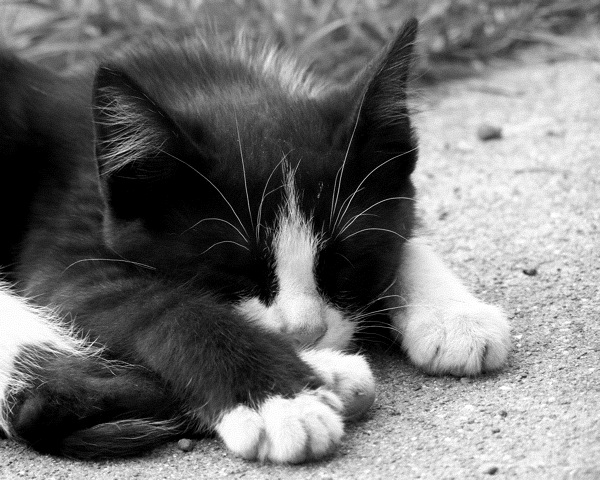
#> input picture img/kitten.jpeg, 600 x 480 px, found by its file name
$ jupyter execute --allow-errors dsp_theory_15_wavelets.ipynb   (shell and % lines are left out)
#> lines starting #> are read from the running program, lines starting #| are printed output that depends on the picture
# Цифровая обработка сигналов - Лекция 15

# Тема: Вейвлет-преобразования

Как было замечено в предыдущих лекциях, у оконного преобразования Фурье есть одно ограничение: разрешение по времени/частоте у него остается фиксированным и зависит от ширины окна. Но что если мы хотим получить разное разрешение для разных частотных полос? Для такой задачи понадобится вейвлет-преобразование.

**Вейвлет-преобразование** — интегральное преобразование, представляющее собой свертку вейвлет-функции с сигналом. Вейвлет-преобразование похоже на оконное преобразование Фурье, так как переводит сигнал из временного представления в частотно-временное.

**Wavelet** дословно переводится как "*короткая (маленькая) волна*". Вейвлет это волнообразная функция с быстро затухающей амплитудой и нулевым средним.

Вейвлеты преобразует функцию в двумерную поверхность:

$$ y(t) \to T(t, f) \tag{15.1}$$

где $T(t, f)$ - вклад частоты $f$ в момент времени $t$ в сигнале.

Чтобы произвольная функция $\Phi(t)$ могла считаться вейвлет-функцией, она должна удовлетворять двум условиям:
1. **Иметь нулевое среднее:**
$$\int\limits_{-\infty}^\infty \Phi(t)\mathrm{dt} = 0 \tag{15.2}$$

то есть не иметь компоненты нулевой частоты.

2. **Иметь ограниченную энергию:**
$$\int\limits_{-\infty}^\infty |\Phi(t)|^2\mathrm{dt} < \infty  \tag{15.3}$$

то есть быть локализованной во времени, *не бесконечной*.

Рассмотрим и визуализируем несколько популярных вейвлет-функций.
- **Гауссов вейвлет:**
$$\Phi_{a}(t) = (\frac{2}{\pi a^2})^{\frac{1}{4}}e(-\frac{t^2}{a^2} -jt) \text{,  где  } a = \frac{\omega}{\sigma}  \tag{15.4}$$

- **Вейвлет Хаара:**
$$
\Phi(t)
=
\begin{cases}
1, \text{ if } t \in [0; \frac{1}{2})\\
-1, \text{ if } t \in [\frac{1}{2}; 1)\\
0, \text{ if } t \notin [0; 1)
\end{cases}
\tag{15.5}$$

- **Мексиканская шляпа:**
$$\Phi(t) = \frac{2}{\sqrt{3\sigma}\pi^\frac{1}{4}}\left[1 - (\frac{t}{\sigma})^2\right]e^{-\frac{t^2}{2\sigma^2}} \tag{15.6}$$

- **Морлет:**
$$\Phi(t) = ke^{j\omega_{0}t} e^{-\frac{t^2}{2}} \tag{15.7}$$

[cell 1]
import numpy as np
import matplotlib.pyplot as plt

В python есть библиотека **pyWavelets**, позволяющая легко вычислять вейвлет-преобразования. Библиотека содержит реализации множества вейвлет-функций из различных семейств, как дискретных, так и непрерывных.

[cell 2]
import pywt

# All wavelet families available in pywt
pywt.families(short=False)

[cell 3]
# Haar wavelet
_, haar, _ = pywt.Wavelet('haar').wavefun()

# Gaussian wavelet
gauss, _ = pywt.ContinuousWavelet('gaus8').wavefun()

# Morlet wavelet
morlet, _ = pywt.ContinuousWavelet('morl').wavefun()

# Mexican hat
mex_hat, _ = pywt.ContinuousWavelet('mexh').wavefun()

# Plot wavelet functions
wavelets = [haar, gauss, morlet, mex_hat]
titles = ['Haar', 'Gaussian', 'Morlet', 'Mexican hat']

fig = plt.figure(figsize=(12, 6), dpi=80)
for i, sig in enumerate(wavelets):
    plt.subplot(2, 2, i+1)
    plt.ylabel('Amplitude')
    plt.title(titles[i])
    plt.plot(sig)
    plt.xlabel('Time')
    plt.grid()
plt.tight_layout()
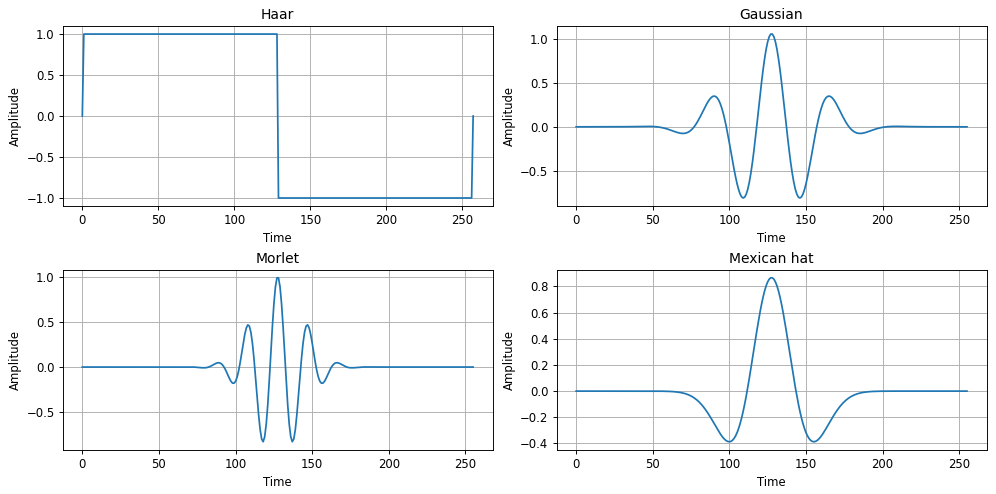
#> figure drawn by matplotlib, 4 panels; panel 1: curve peaks at x = 1, y = 1; panel 2: curve peaks at x = 127, y = 1.05; panel 3: curve peaks at x = 127, y = 0.987; panel 4: curve peaks at x = 127, y = 0.866

Так как морлет является комплексной функцией и имеет как вещественную, так и мнимую часть, для примера рассмотрим его в 3D (иозбражение интерактивное).

[cell 4]
from scipy import signal

fs = 500
n_cycles = 5
freq = 5
scaling = 1.0
wavelet_len = int(n_cycles * fs / freq)
#> (the rest of this cell did not finish here and is left out)

Вейвлеты, используемые в вейвлет-преобразовании, получаются с помощью сдвига и масштабирования базовой вейвлет-функции (**материнского вейвлета**) наподобие рассмотренных выше.

- **Масштабирование вейвлета:**

$$\Phi_{a}(t) = \Phi(\frac{t}{a}) \tag{15.8}$$

$a$ - коэффициент масштабирования.

Как видно из формулы, шкала вейвлета обратно пропорционально его частоте. Растянутые вейвлеты (с низкой частотой) помогают улавливать медленные изменения в сигнале; сжатые вейвлеты (с высокой частотй), наоборот - быстрые изменения.
Ниже показан один вейвлет с разным масштабом (частотой).

[cell 5]

w = pywt.Wavelet('sym3')
(phi, psi, x) = w.wavefun(level=3)
(phi2, psi2, x2) = w.wavefun(level=5)
phi = np.append(phi, np.zeros(120))
f, (ax1, ax2) = plt.subplots(1, 2, sharex=True, figsize=(12, 4), dpi=80)
ax1.plot(phi)
ax1.grid()
ax2.plot(phi2)
ax2.grid()
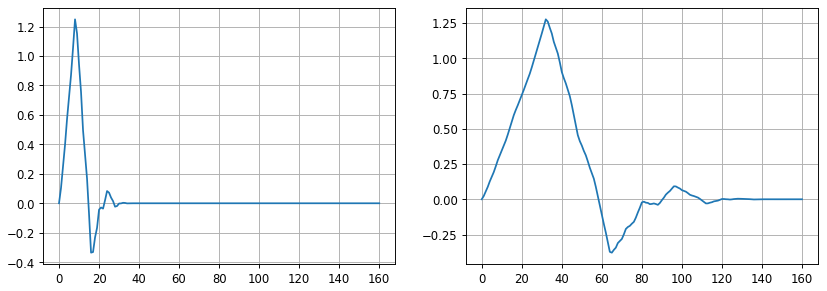
#> figure drawn by matplotlib, 2 panels; panel 1: curve peaks at x = 8, y = 1.25; panel 2: curve peaks at x = 32, y = 1.28

Видно, что с уменьшением частоты вейвлет становится более растянутым по времени, и наоборот.

- **Сдвиг вейвлета:**

$$\Phi_{b}(t) = \Phi(t - b) \tag{15.9}$$

С изменением параметра сдвига $b$ базовый вейвлет сдвигается по оси $X$, позволяя захватить сигнал на всей его протяженности. Ниже приведена иллюстрация сдвига вейвлета вдоль сигнала.

[cell 6]
from ipywidgets import *
import numpy as np
import matplotlib.pyplot as plt

ns = 1024
time = np.arange(ns)
morlet, smh = pywt.ContinuousWavelet('morl').wavefun()

x = np.linspace(0, 5 * np.pi, 256)
fig = plt.figure()
plt.grid()
line, = plt.plot(morlet)
line2, = plt.plot(np.cos(4 * x))


def update(w = 1.0):
    line.set_xdata(range(round(20 * w), round(20 * w) + len(morlet)))
    fig.canvas.draw_idle()

#> (the rest of this cell did not finish here and is left out)

Таким образом, вейвлеты, получаемые преобразование материнского вейвлета, выглядт следующим образом:
$$\Phi_{a, b}(t) = \Phi(\frac{t - b}{a}) \tag{15.10}$$
Меняя параметры сдвига и масштаба, мы можем проанализировать, какие частоты присутствуют в сигнале в определенный момент времени.

## Непрерывное и дискретное вейвлет-преобразование

Вейвлет-преобразование задается как свертка сигнала и материнского вейвлета $\Phi_{a, b}$ с различными параметрами мастштаба $a$ и сдвига $b$. По сути мы в каждый момент времени $t$ оценивает кросс-корреляцию сигнала и вейвлета определенной частоты; полученное значение будет максимальным по модулю там, где частоты вейвлета и сигнала совпадают.

Есть два вида вейвлет-преобразований: непрерывное и дискретное. Они различаютcя тем, что для непрерывного преобразования масштаб $a$ и сдвиг $b$ являются непрерывными, следовательно, есть бесконечное количество вейвлетов с разным масштабом и сдвигом.
Дискретное преобразование, наоборот, использует конечное множество вейвлетов, полученных из конечного множества значений сдвига и масштаба.

- **Непрерывное вейвлет-преобразование**

$$T(a, b) = \frac{1}{\sqrt{a}}\int\limits_{-\infty}^\infty y(t)\hat{\Phi}_{a, b}(t)\mathrm{dt} = \frac{1}{\sqrt{a}}\int\limits_{-\infty}^\infty y(t)\hat{\Phi}(\frac{t - b}{a})\mathrm{dt} \tag{15.11}$$

где $\hat{\Phi}_{a, b}(t)$ - функция комплексной переменной.

Вейвлет-преобразлвание $T(a, b)$ показывает, насколько материнский вейвлет $\Phi_{a, b}(t)$ с частотой $\frac{t}{a}$ в определенный момент времени $t - b$ *похож на исходный сигнал*. Когда частота вейвлета близка к частоте сигнала, они совпадают.

Амплитуда у этой осциллирующей функции будет самой большой там, где частоты вейвлета и сигнала полностью совпадают.
Вещественная часть - вклад определенной частоты в определенный момент времени.

- **Дискретное вейвлет-преобразование**
$$T(a, b) = \int\limits_{-\infty}^\infty y(t)\Phi_{a, b}(t)\mathrm{dt} = \int\limits_{-\infty}^\infty y(t)\Phi(\frac{t - b}{a})\mathrm{dt} \tag{15.12}$$

Рассмотрим, как работает непрерывное вейвлет-преобразование, на примере сложного сигнала, состояющего из наложения колебаний различной частоты. Для этого визуализируем скейлограмму вейвлет-преобразования.

**Скейлограмма** показывает результат вейвлет-преобразования над сигналом. По оси $X$ на скейлограме откладывается время, а по оси $Y$ - шкала (то есть масштаб) вейвлета.

[cell 7]
# Установка библиотеки scaleogram для работы со скейлограммами
%cd scaleogram
%cd ..

[cell 8]
import librosa
from IPython.display import Audio

# Example file
#> (the rest of this cell did not finish here and is left out)

[cell 9]
import scaleogram as scg

# Range of scales to perform the transform
#> (the rest of this cell did not finish here and is left out)

Как видно из графика, вейвлет-преобразование позволяет получить информацию о том, какие частоты присутствуют в сигнале в каждый момент времени.

## Time-Frequency trade-off

Как и в случае с оконным преобразованием Фурье, справедлив принцип неопределенности, согласно которому мы можем получить хорошее разрешение либо по времени, либо по частоте. Однако у вейвлет-преобразований есть одна особенность.

В отличе от оконного преобразования Фурье, у которого разрешение по времени и частоте остается постоянным (при неменяющемся размере окна), у вейвлет-преобразований **разрешение зависит от шкалы (то есть частоты) вейвлета**.

Ниже приведены графики **uncertainty boxes** для сигнала во временной области и трех видов преобразований: Фурье, оконного преобразования Фурье и вейвлет-преобразования. Грани прямоугольников показывают, каким количеством информации об одной характеристике мы жертвуем, чтобы получить информацию о другой характеристике. Видно ключевое отличие вейвлет-преобразования: разрешение не является фиксированным и зависит от частоты.

[cell 10]
from IPython.display import Image

Image(filename='../img/Comparisonoftransformations.jpeg')

Во временной области у нас есть вся информация о времени, однако полностью отсутствует информация о частоте; в частнотной области - наоборот.

В оконном преобразовании Фурье разрешение по времени и по частоте остается постоянным, а в случае с вейвлет-преобразованием разрешение меняется: на низких частотах у нас высокое разрешение по частоте, и низкое по времени, на высоких частотах - наоборот.

Это логично, так как низкие частоты длятся продолжительное количество времени, поэтому точное разрешение по времени не так важно, а вот небольшой сдвиг по частоте (2 Гц вместо 1) может значительно изменить ситуацию. И наборот, высокие частоты локализованы на маленьком отрезке времени, поэтому нам важно высокое разрешение по времени, а конкретное значение частоты (500 или 501 Гц) становится менее принципально.

## Вейвлет-преобразования для изображений

Так как изображения являются 2D-данными, мы можем отдельно посчитать одномерное вейвлет-преобразование для строк и для столбцов.
Вейвлет-преобразования позволяют разделить информацию, представленную на картинке, на две части: аппроксимации и детали (подсигналы).

Сигнал проходит через 2 фильтра: фильтр верхних частот и нижних частот. Полученные компоненты высокой частоты это детали, а низкой - аппроксимации.

Сначала фильтры высоких и низких частот применяются к изображению построчно, выходные сигналы из этих фильтров даунсемплятся. Затем к полученным сигналам по столбцам применяются фильтры верхних и. нижних частот и снова производится даунсемплинг.

[cell 11]
Image(filename='../img/DWT-decomposition.png')

*Источник: [Parida et al. , 2017. Wavelet based transition region extraction for image segmentation. Future Computing and Informatics Journal](https://www.researchgate.net/publication/321305814_Wavelet_based_transition_region_extraction_for_image_segmentation)*

Тогда мы получим 4 набора коэффициентов: аппроксимация, горизонтальные детали изображения, вертикальные детали изображения и диагональные детали изображения.

Рассмотрим преобразование изображений на примере.

[cell 12]
import cv2

image = cv2.imread('../img/kitten.jpeg')
#> image is the input picture: shape (480, 600, 3); min 0, max 255, mean 115.6
plt.imshow(image)
plt.title('Original image')
plt.show()

[cell 13]
# Wavelet transform of image, and plot approximation and details
titles = ['Approximation', ' Horizontal detail',
          'Vertical detail', 'Diagonal detail']
coeffs2 = pywt.dwt2(image[:, :, 0], 'bior1.3')
LL, (LH, HL, HH) = coeffs2
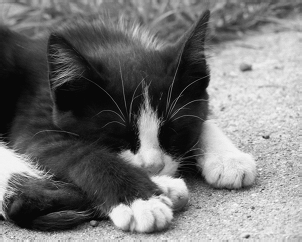
#> LL: shape (242, 302) float64; min -17.51, max 530.2, mean 232.6; drawn with min black and max white
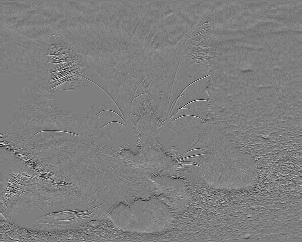
#> LH: shape (242, 302) float64; min -136.9, max 138.8, mean 0; drawn with min black and max white
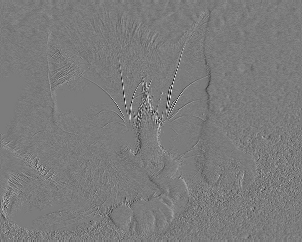
#> HL: shape (242, 302) float64; min -145, max 153.1, mean -0.3; drawn with min black and max white
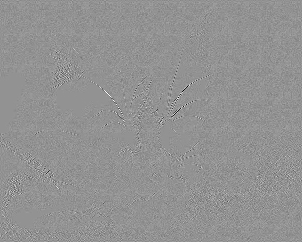
#> HH: shape (242, 302) float64; min -130.5, max 96.5, mean 0; drawn with min black and max white
fig = plt.figure(figsize=(10, 8))
for i, a in enumerate([LL, LH, HL, HH]):
    ax = fig.add_subplot(2, 2, i + 1)
    ax.imshow(a, interpolation="nearest", cmap=plt.cm.gray)
    ax.set_title(titles[i], fontsize=10)
    ax.set_xticks([])
    ax.set_yticks([])
#> this loop made 4 passes

fig.tight_layout()
plt.show()

Можно делать несколько последовательных вейвлет-преобразований подряд. Тогда на каждом уровне последующем уровне раскладываться будет только аппроксимация с предыдущего уровня. Рассмотрим на примере трехуровневое вейвлет-преобразование.

[cell 14]
from pywt._doc_utils import wavedec2_keys, draw_2d_wp_basis

x = pywt.data.camera().astype(np.float32)
shape = x.shape

max_lev = 3       # how many levels of decomposition to draw
label_levels = 3  # how many levels to explicitly label on the plots

fig, axes = plt.subplots(2, 4, figsize=[14, 8])
for level in range(0, max_lev + 1):
    if level == 0:
        # show the original image before decomposition
        axes[0, 0].set_axis_off()
        axes[1, 0].imshow(x, cmap=plt.cm.gray)
        axes[1, 0].set_title('Image')
        axes[1, 0].set_axis_off()
        continue

    # plot subband boundaries of a standard DWT basis
    draw_2d_wp_basis(shape, wavedec2_keys(level), ax=axes[0, level],
                     label_levels=label_levels)
    axes[0, level].set_title('{} level\ndecomposition'.format(level))

    # compute the 2D DWT
    c = pywt.wavedec2(x, 'db2', mode='periodization', level=level)
    # normalize each coefficient array independently for better visibility
    c[0] /= np.abs(c[0]).max()
    for detail_level in range(level):
        c[detail_level + 1] = [d/np.abs(d).max() for d in c[detail_level + 1]]
    # show the normalized coefficients
    arr, slices = pywt.coeffs_to_array(c)
    axes[1, level].imshow(arr, cmap=plt.cm.gray)
    axes[1, level].set_title('Coefficients\n({} level)'.format(level))
    axes[1, level].set_axis_off()

plt.tight_layout()
plt.show()
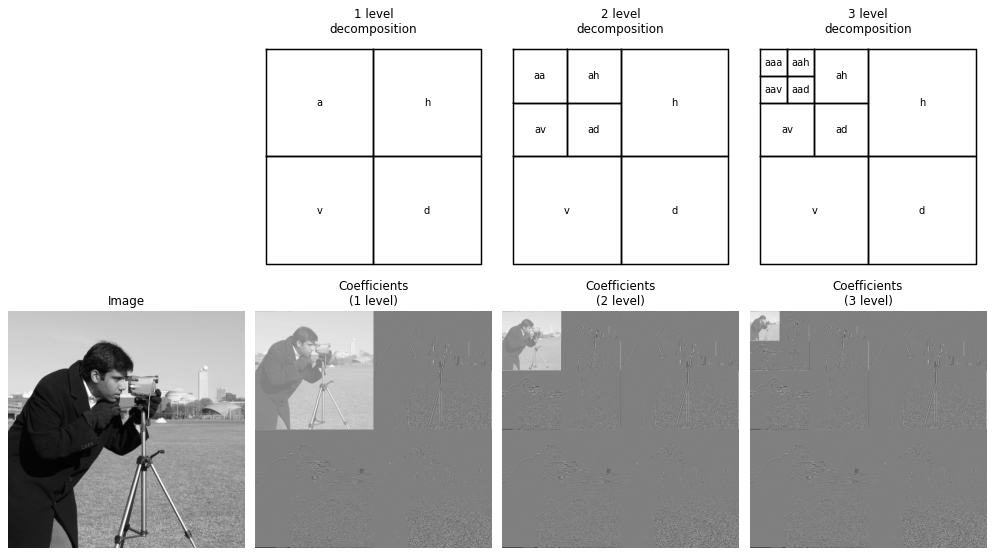
#> figure drawn by matplotlib, 7 panels

*Источник: [pyWavelets Documentation](https://pywavelets.readthedocs.io/en/latest/ref/2d-decompositions-overview.html)*

## Создание кастомных вейвлетов

Так как каждая функция, удовлетворяющая условиям (14.2), (14.3) является вейвлетом, можно создавать свои функции для вейвлет-преобразований.

В библиотеке pyWavelets для создания своей вейвлет-функции нужно создать объект класса `Wavelet`, определить для него название `name` и используемый банк фильтров `filter_bank`. Фильтры нужно задавать в следующем порядке:
- фильтр разложения нижних частот
- фильтр разложения высоких частот
- фильтр восстановления нижних частот
- фильтр восстановления нижних частот

[cell 15]
# Construct custom wavelet
const = 10
c = np.sqrt(2)/2
dec_lo, dec_hi, rec_lo, rec_hi = [-c*const, c], [c, c], [c, -c*const], [c, c]
filter_bank = [dec_lo, dec_hi, rec_lo, rec_hi]
custom_wavelet = pywt.Wavelet(name="custom", filter_bank=filter_bank)

[cell 16]
# Apply wavelet filters
coeffs = pywt.dwt2(image[:,:,0], custom_wavelet)
cA, (cH, cV, cD) = coeffs
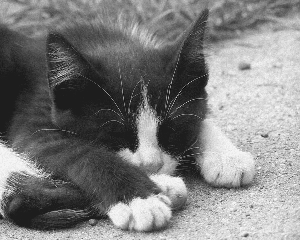
#> cA: shape (240, 300) float64; min -1423.5, max 10858, mean 4688.8; drawn with min black and max white
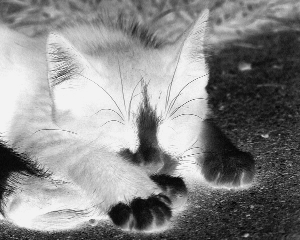
#> cV: shape (240, 300) float64; min -2382.5, max 112.5, mean -1040.4; drawn with min black and max white
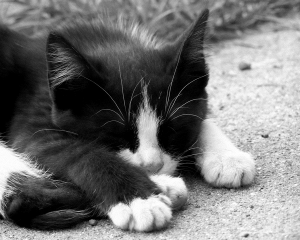
#> cD: shape (240, 300) float64; min 0, max 510, mean 231.1; drawn with min black and max white

# Plot result
fig = plt.figure(figsize=(10, 8))
for i, a in enumerate([cA, cH, cV, cD]):
    ax = fig.add_subplot(2, 2, i + 1)
    ax.imshow(a, interpolation="nearest", cmap=plt.cm.gray)
    ax.set_xticks([])
    ax.set_yticks([])
fig.tight_layout()
plt.show()
